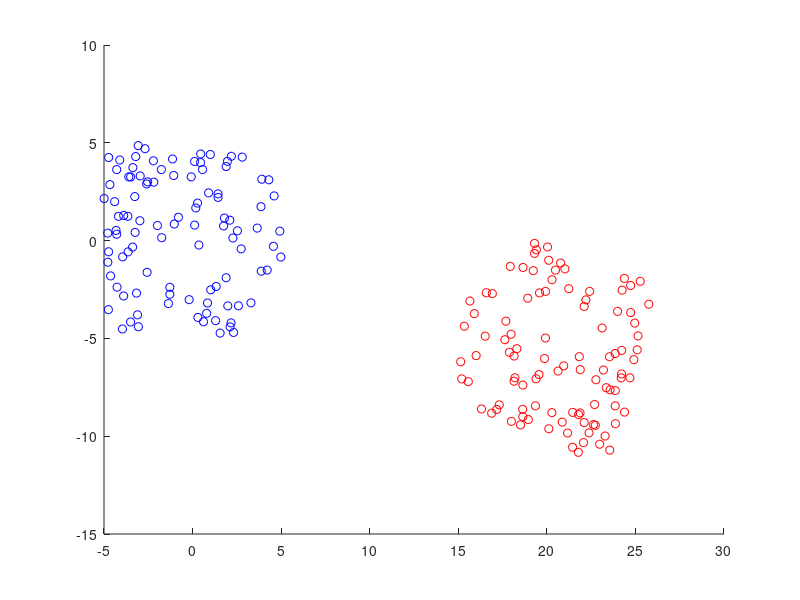
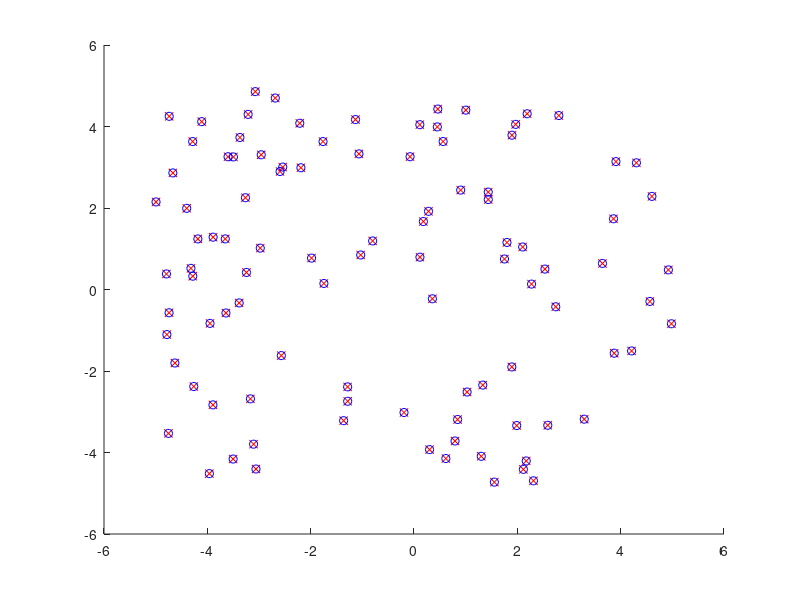
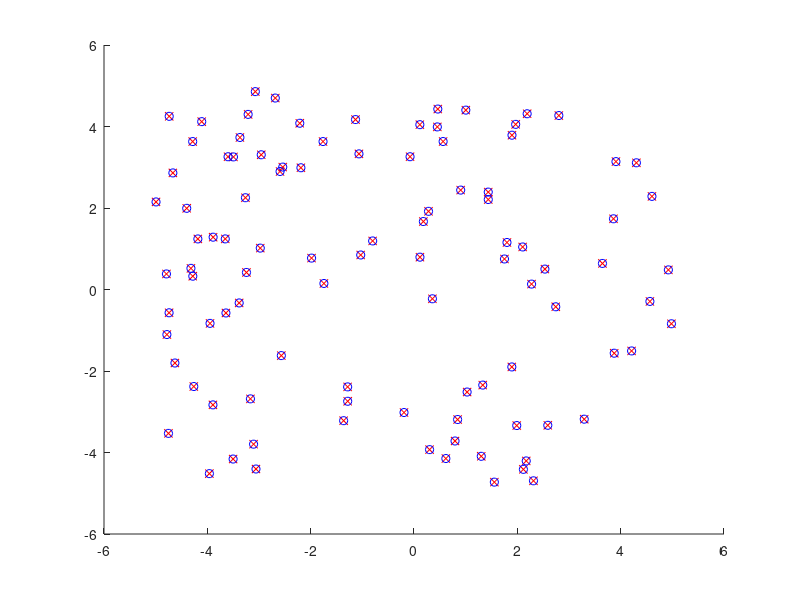

The MATLAB script that drew these images, in order:
P = load("P.mat").P;
P_new = load("P_new.mat").P_new;
%% IMPLEMENT YOUR SOLUTION FROM HERE
% A Closed ICP
figure
P_prim = P - mean(P,2);
P_new_prim =P_new - mean(P_new,2);
hold on
scatter(P(1,:),P(2,:),"b")
scatter(P_new(1,:),P_new(2,:),"r")
hold off


[U,D,V]=svd(P_prim *P_new_prim');
R = U * V';
if det(R) < 0
    R(:, end) = -R(:, end);
end

T = mean(P,2) - R*mean(P_new,2);
% R
P_new_rotated = R * P_new + T;
figure
hold on 
scatter(P(1,:),P(2,:),"r","x")
scatter(P_new_rotated(1,:),P_new_rotated(2,:),"b")
hold off

%%
% B Closed ICP


x = [0;0;0];

Omega = diag([1 1]);
max_iterations = 1000;
tolerance = 10^-6;
for iterations=1:max_iterations
    
    H = zeros(3,3);
    b= zeros(3,1);
    
    for i=1:size(P_new,2)
        t = [x(1);x(2)];
        Theta = x(3);
        
        
        h = [cos(Theta) -sin(Theta);sin(Theta) cos(Theta)] * P_new(:,i) + t;
        e = h - P(:,i);
        j = [eye(2) [-sin(Theta) -cos(Theta); cos(Theta) -sin(Theta)]*P_new(:,i)];
        
        
        H = H + j' * Omega  * j;
        b = b + j' * Omega * e;
    end

        dx = H \ (-b);
        x = x + dx;
        
        if norm(dx) < tolerance
            fprintf('Converged after %d iterations.\n', iterations);
            break;
        end
    
end

Theta = x(3);
P_new_rotated_ICP = [cos(Theta) -sin(Theta);sin(Theta) cos(Theta)] * P_new +[x(1);x(2)];
figure
hold on
scatter(P(1,:),P(2,:),"r","x")
scatter(P_new_rotated_ICP(1,:),P_new_rotated_ICP(2,:),"b")





